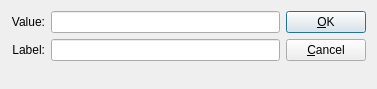
<ui version="4.0" >
 <author></author>
 <comment> * OpenRPT report writer and rendering engine
 * Copyright (C) 2001-2008 by OpenMFG, LLC
 *
 * This library is free software; you can redistribute it and/or
 * modify it under the terms of the GNU Lesser General Public
 * License as published by the Free Software Foundation; either
 * version 2.1 of the License, or (at your option) any later version.
 *
 * This library is distributed in the hope that it will be useful,
 * but WITHOUT ANY WARRANTY; without even the implied warranty of
 * MERCHANTABILITY or FITNESS FOR A PARTICULAR PURPOSE. See the GNU
 * Lesser General Public License for more details.
 *
 * You should have received a copy of the GNU Lesser General Public
 * License along with this library; if not, write to the Free Software
 * Foundation, Inc., 59 Temple Place, Suite 330, Boston, MA 02111-1307 USA
 * Please contact info@openmfg.com with any questions on this license.</comment>
 <exportmacro></exportmacro>
 <class>ReportParameterListItem</class>
 <widget class="QDialog" name="ReportParameterListItem" >
  <property name="geometry" >
   <rect>
    <x>0</x>
    <y>0</y>
    <width>377</width>
    <height>89</height>
   </rect>
  </property>
  <property name="windowTitle" >
   <string>List Item</string>
  </property>
  <layout class="QHBoxLayout" >
   <property name="margin" >
    <number>11</number>
   </property>
   <property name="spacing" >
    <number>6</number>
   </property>
   <item>
    <layout class="QVBoxLayout" >
     <property name="margin" >
      <number>0</number>
     </property>
     <property name="spacing" >
      <number>0</number>
     </property>
     <item>
      <layout class="QGridLayout" >
       <property name="margin" >
        <number>0</number>
       </property>
       <property name="spacing" >
        <number>6</number>
       </property>
       <item row="1" column="0" >
        <widget class="QLabel" name="_lblLabel" >
         <property name="text" >
          <string>Label:</string>
         </property>
         <property name="alignment" >
          <set>Qt::AlignRight|Qt::AlignTrailing|Qt::AlignVCenter</set>
         </property>
        </widget>
       </item>
       <item row="0" column="0" >
        <widget class="QLabel" name="_lblValue" >
         <property name="text" >
          <string>Value:</string>
         </property>
         <property name="alignment" >
          <set>Qt::AlignRight|Qt::AlignTrailing|Qt::AlignVCenter</set>
         </property>
        </widget>
       </item>
       <item row="0" column="1" >
        <widget class="QLineEdit" name="_value" />
       </item>
       <item row="1" column="1" >
        <widget class="QLineEdit" name="_label" />
       </item>
      </layout>
     </item>
     <item>
      <spacer>
       <property name="orientation" >
        <enum>Qt::Vertical</enum>
       </property>
       <property name="sizeType" >
        <enum>QSizePolicy::Expanding</enum>
       </property>
       <property name="sizeHint" >
        <size>
         <width>20</width>
         <height>40</height>
        </size>
       </property>
      </spacer>
     </item>
    </layout>
   </item>
   <item>
    <layout class="QVBoxLayout" >
     <property name="margin" >
      <number>0</number>
     </property>
     <property name="spacing" >
      <number>0</number>
     </property>
     <item>
      <layout class="QVBoxLayout" >
       <property name="margin" >
        <number>0</number>
       </property>
       <property name="spacing" >
        <number>6</number>
       </property>
       <item>
        <widget class="QPushButton" name="_accept" >
         <property name="text" >
          <string>&amp;OK</string>
         </property>
         <property name="shortcut" >
          <string>Alt+O</string>
         </property>
        </widget>
       </item>
       <item>
        <widget class="QPushButton" name="_cancel" >
         <property name="text" >
          <string>&amp;Cancel</string>
         </property>
         <property name="shortcut" >
          <string>Alt+C</string>
         </property>
        </widget>
       </item>
      </layout>
     </item>
     <item>
      <spacer>
       <property name="orientation" >
        <enum>Qt::Vertical</enum>
       </property>
       <property name="sizeType" >
        <enum>QSizePolicy::Expanding</enum>
       </property>
       <property name="sizeHint" >
        <size>
         <width>20</width>
         <height>20</height>
        </size>
       </property>
      </spacer>
     </item>
    </layout>
   </item>
  </layout>
 </widget>
 <layoutdefault spacing="6" margin="11" />
 <pixmapfunction>qPixmapFromMimeSource</pixmapfunction>
 <resources/>
 <connections>
  <connection>
   <sender>_cancel</sender>
   <signal>clicked()</signal>
   <receiver>ReportParameterListItem</receiver>
   <slot>reject()</slot>
   <hints>
    <hint type="sourcelabel" >
     <x>20</x>
     <y>20</y>
    </hint>
    <hint type="destinationlabel" >
     <x>20</x>
     <y>20</y>
    </hint>
   </hints>
  </connection>
  <connection>
   <sender>_accept</sender>
   <signal>clicked()</signal>
   <receiver>ReportParameterListItem</receiver>
   <slot>accept()</slot>
   <hints>
    <hint type="sourcelabel" >
     <x>20</x>
     <y>20</y>
    </hint>
    <hint type="destinationlabel" >
     <x>20</x>
     <y>20</y>
    </hint>
   </hints>
  </connection>
 </connections>
</ui>
